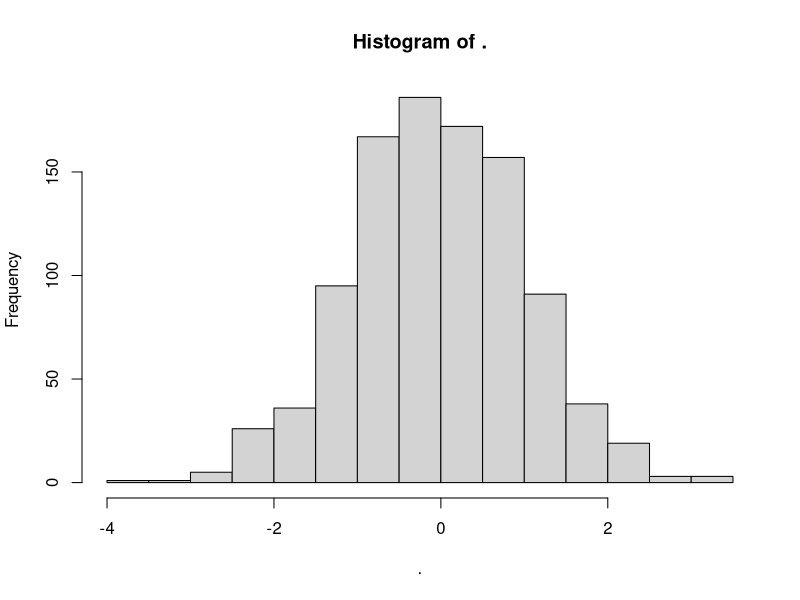
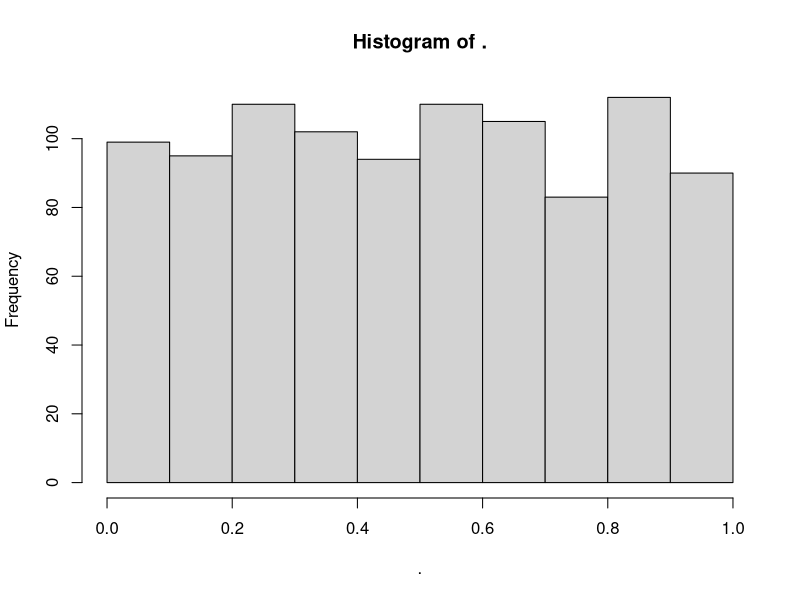
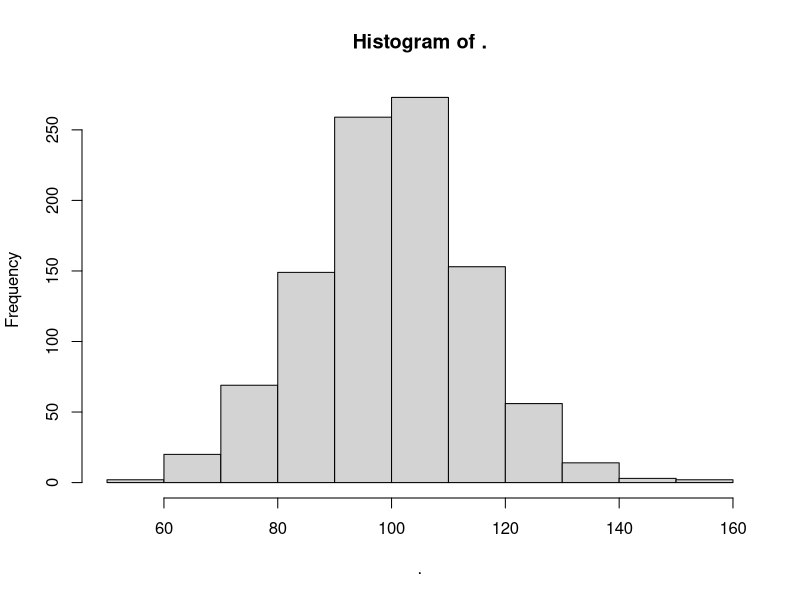
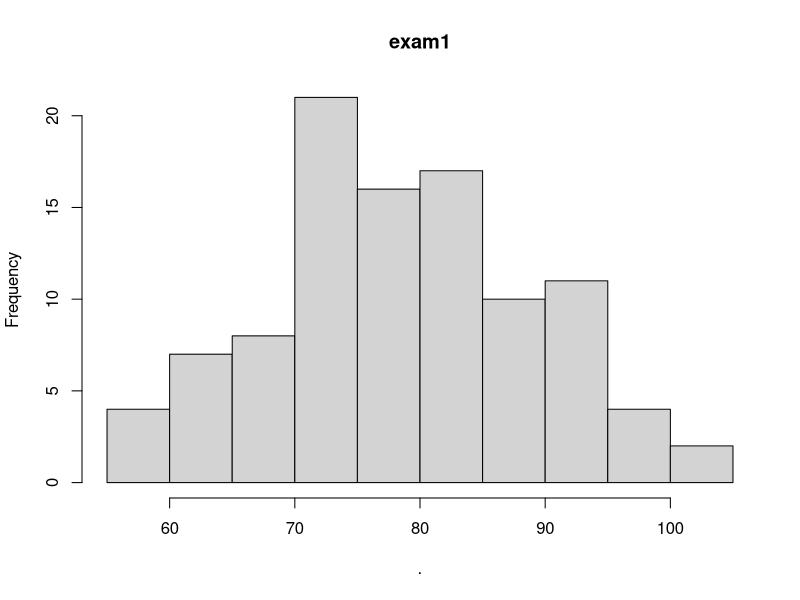
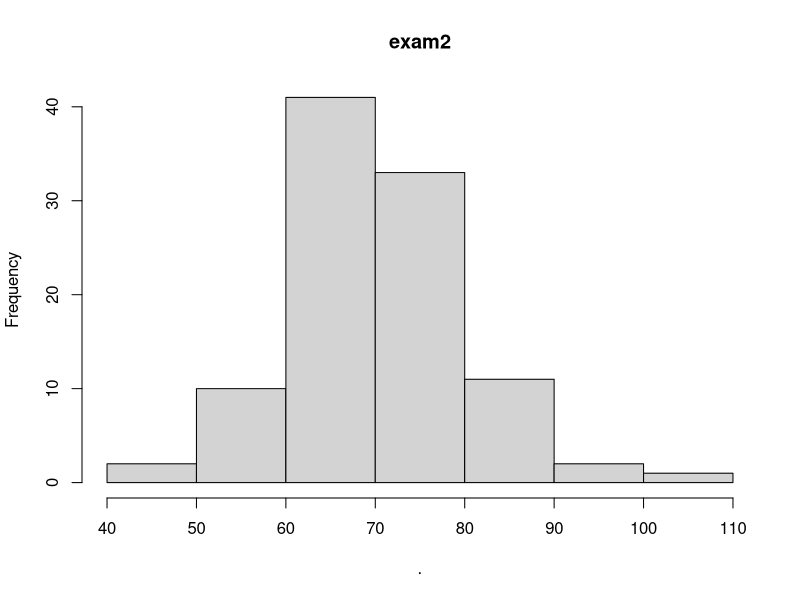
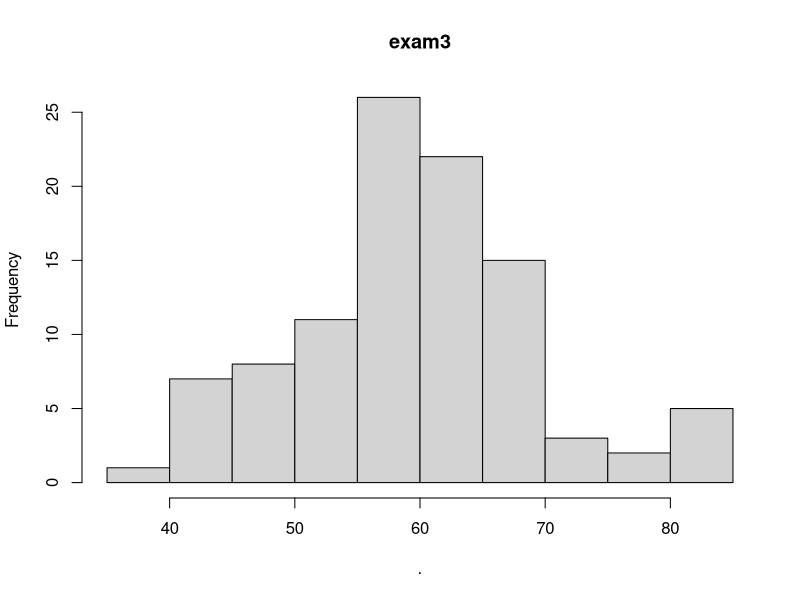
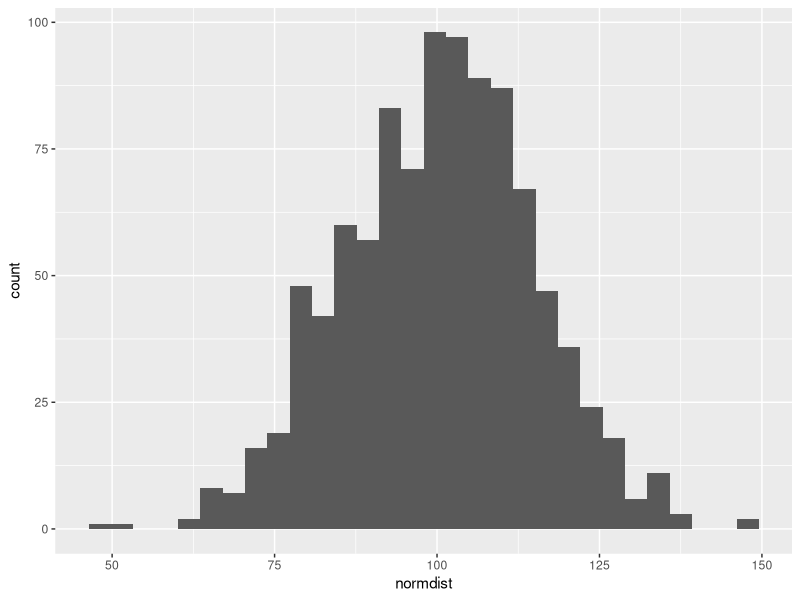
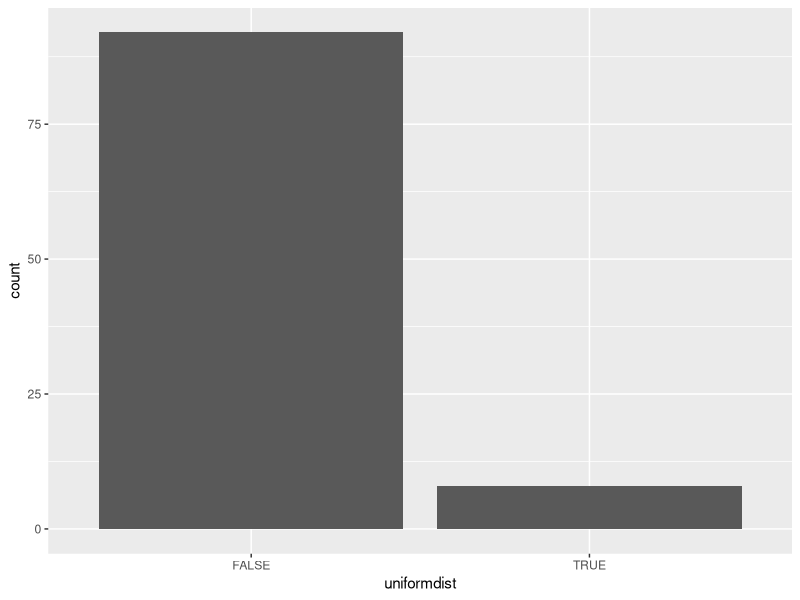

These charts were generated, in order, by the following R code:
# Lab 06 - Distributions, Simulation, Basic Functions

# Objectives:
# 1) simulate data:
# - 50 students in the class
# - 3 exams
# - There is 5% chance that a student will fail to show up to any given exam (independent)
# - Exam 1 has the mean of 80, Exam 2 has the mean of 70, Exam 3 has the mean of 60
# - Each exam has a standard deviation of 10

# 2) compose a function that puts each exam on the scale from 0 to 1

# 3) compose a function that graphs the distribution of a single exam with ggplot2
# --- clean-environment ------
rm( list = ls(all = TRUE)) # to clean the environment
cat("\014") # to clean the console

# ---- load-packages -------
library(magrittr) # pipes
library(dplyr)    # wrangling
library(ggplot2)  # graphing
library(tidyr)    # pivoting

# ---- basic-distributions ------
rnorm(n = 10)
rnorm(n=1000) %>% hist()

runif(n = 10)
runif(n = 1000) %>% hist()
rnorm(n = 1000, mean = 100, sd = 15) %>% hist()

exam1 <- rnorm(n = 100, mean = 80, sd = 10)
exam2 <- rnorm(n = 100, mean = 70, sd = 10)
exam3 <- rnorm(n = 100, mean = 60, sd = 10)
exam1 %>% hist(main = "exam1")
exam2 %>% hist(main = "exam2")
exam3 %>% hist(main = "exam3")

# viewing simulated distribution
a <- tibble(normdist = rnorm(n=1000, mean =100, sd=15))
ggplot(a, aes(x =normdist)) + geom_histogram()

b <- tibble(uniformdist = runif(100) < .1)
ggplot(b, aes(x = uniformdist))+geom_bar()

# ---- simulate-scenario -----------

class_size = 50
ds <- tibble::tibble(
  student_id = 1:class_size
  ,"exam1" = rnorm(n = class_size, mean = 80, sd = 10)
  ,"exam2" = rnorm(n = class_size, mean = 70, sd = 10)
  ,"exam3" = rnorm(n = class_size, mean = 60, sd = 10)
) %>%
  dplyr::mutate(
    exam1_missed = runif(class_size) < .05
    ,exam2_missed = runif(class_size) < .05
    ,exam3_missed = runif(class_size) < .05
    ,exam1 = ifelse(exam1_missed,NA,exam1)
    ,exam2 = ifelse(exam2_missed,NA,exam2)
    ,exam3 = ifelse(exam3_missed,NA,exam3)
  ) %>%
  dplyr::select(-exam1_missed, -exam2_missed, -exam3_missed)
ds %>% print()
# ds$exam1_missed %>% sum()
ds$exam1 %>% is.na() %>% sum()
ds$exam2 %>% is.na() %>% sum()
ds$exam3 %>% is.na() %>% sum()
# quickly visualize all three exams to compare them
ds %>%
  tidyr::pivot_longer(
    cols       = c("exam1","exam2","exam3")
    ,names_to  = "exam"
    ,values_to = "score"
  ) %>%
  ggplot(aes(x = score))+
  geom_histogram()+
  facet_grid(exam~.)

# ---- compose-rescale-function -----------------
# create a function that rescales from 0 to 1
set.seed(42)

# study example from the book
df <- tibble::tibble(
  a = rnorm(10)
)
df$a <- (df$a - min(df$a, na.rm = TRUE)) /
  (max(df$a, na.rm = TRUE) - min(df$a, na.rm = TRUE))
df
df$a %>% hist()
# df$a_rescaled %>% hist()

# what does it do?
(min_a <- min(df$a, na.rm = TRUE))
(max_a <- max(df$a, na.rm = TRUE))
(range_a <- (max_a - min_a))
(df$a - min_a) / (range_a)
# a more efficient way
rng <- range(df$a); str(rng)
(df$a - min_a) / (rng[2] - rng[1])


rescale01 <- function(x) {
  # x   <- df$a
  rng <- range(x, na.rm = TRUE, finite = TRUE)
  # min_x <- rng[1]
  # max_x <- rng[2]
  (x - rng[1]) / (rng[2] - rng[1]) # order of operations!
  # ( x - min_x / max_x - min_x)
  # return(x)
}
rescale01(c(-10, 0, 10, NA, Inf))
a <- c(-10, 0, 2, 5, NA, -Inf)
rescale01(a)

# function application
ds <- ds %>%
  mutate(
    exam1_rescaled = rescale01(exam1)
  )

# ---- compose-graphing-function -----------------
# create a function that prints a histogram of a given column

make_histogram <- function(d, variable_name) {
  # d <- ds
  # browser()
  d$exam1 %>% mean(na.rm = TRUE)
  number_missing = d[[variable_name]] %>% is.na() %>% sum()
  exam_mean = d[[variable_name]]%>% mean(na.rm = TRUE)

  g <- d %>%
    ggplot(aes_string(x = variable_name))+
    geom_histogram(bins = 20)+
    labs(
      title = paste0(
        "Distribution for ", toupper(variable_name),"\n",
        "N missing = ", number_missing,"\n",
        "Mean = ", exam_mean %>% round(2)
      )
    )
  # gvariable_name
  return(g)
}
# How to use
# make_histogram(d = ds, variable_name = "exam1_rescaled")
ds %>% make_histogram("exam1")

ds %>% ggplot(aes(x = exam1))+geom_histogram(bins = 20)
ds %>% ggplot(aes(x = exam1_rescaled))+geom_histogram(bins = 20)



